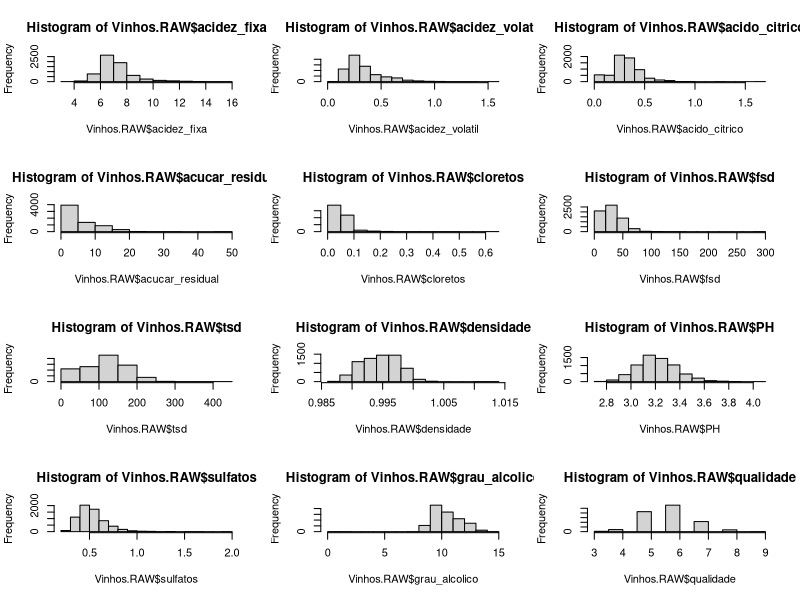
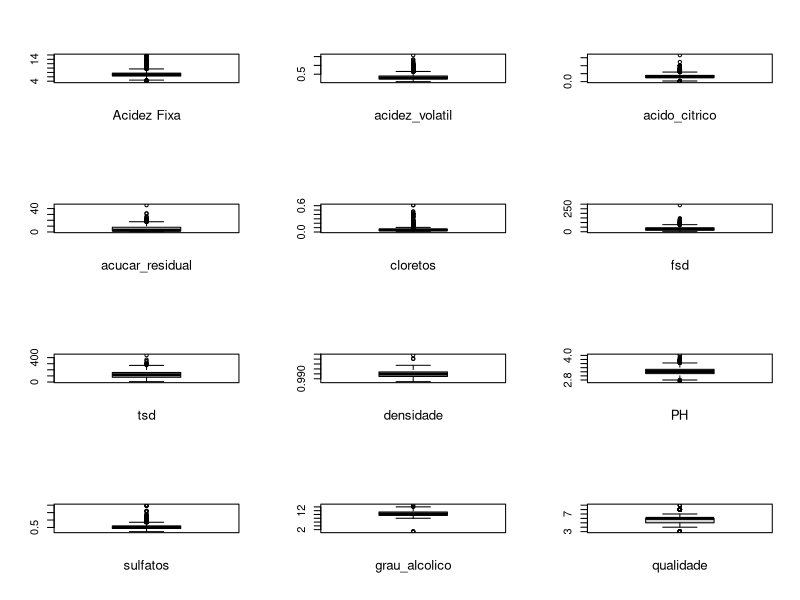
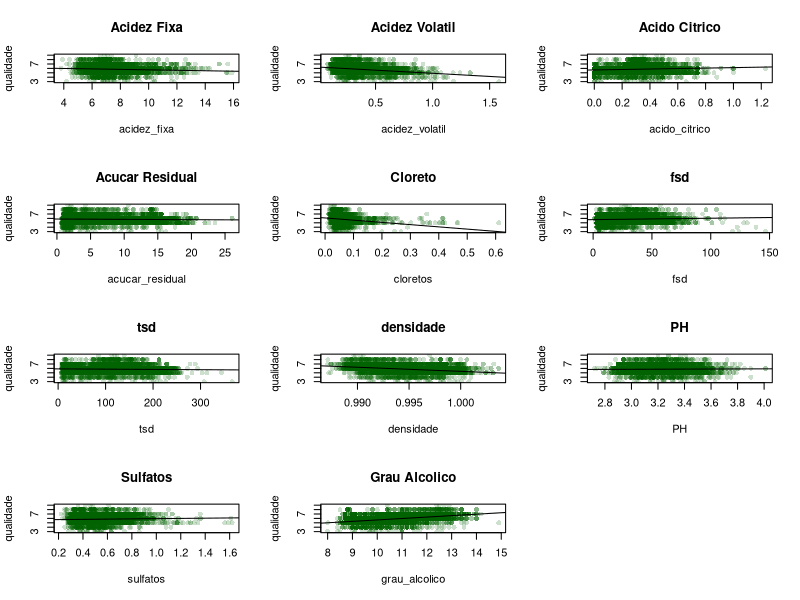
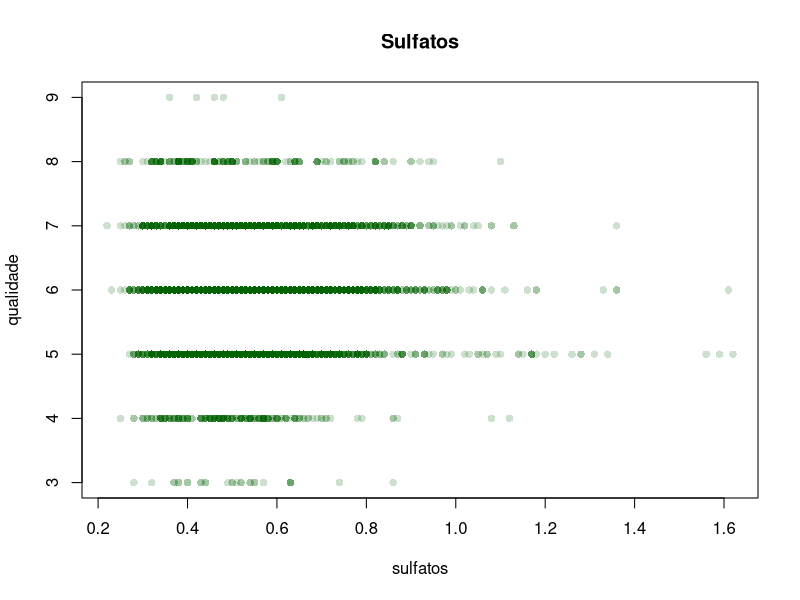
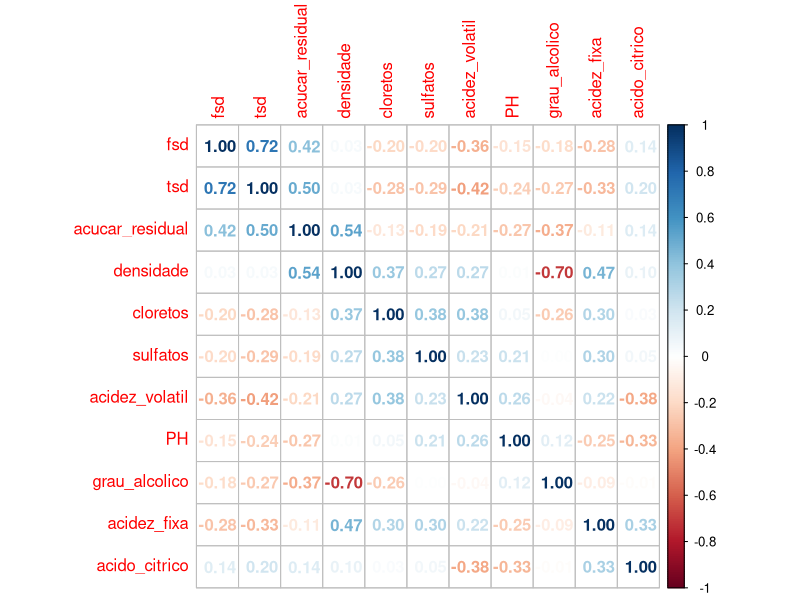
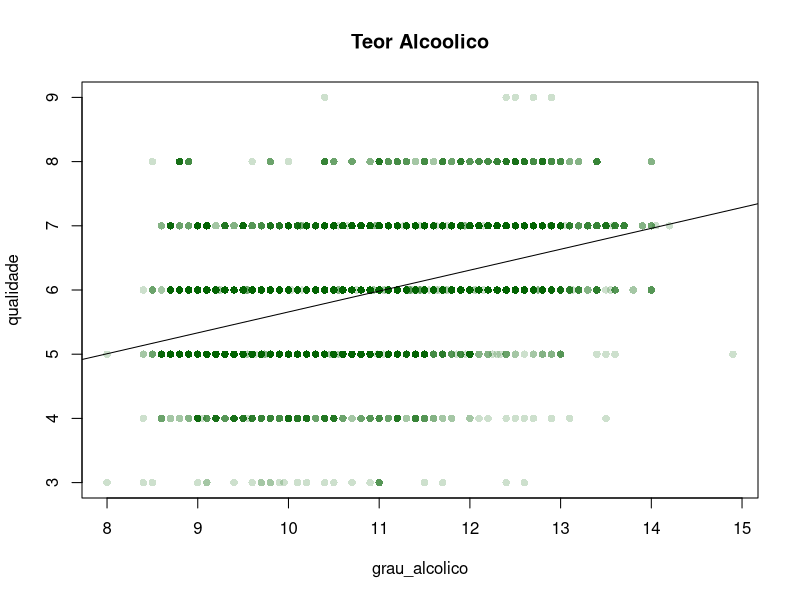
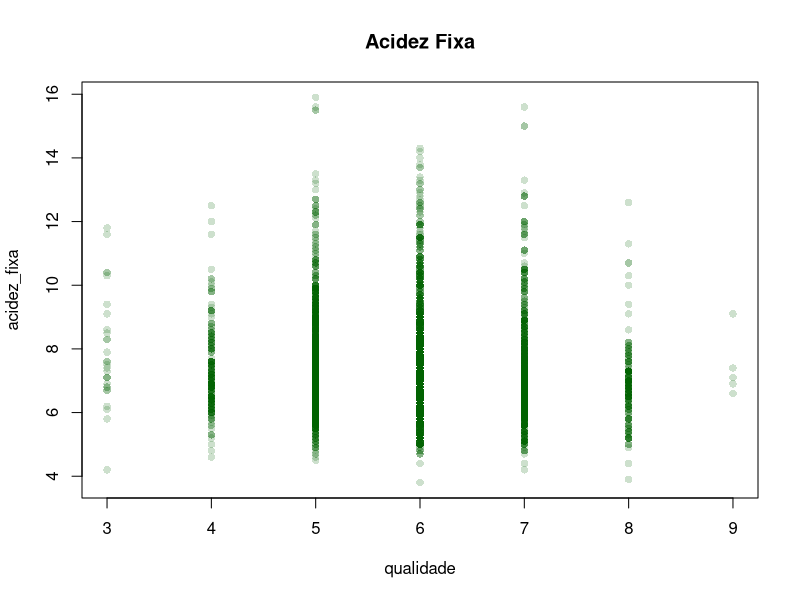
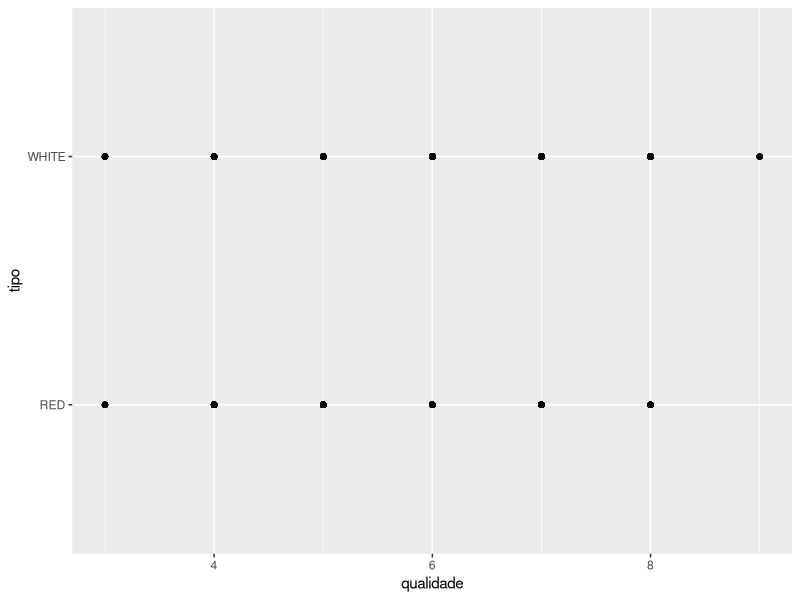

Reproduce these figures in R, in order.



Pacotes_Necessarios <- c("ggplot2","readr","dplyr", "corrgram","corrplot", "plotly","skimr","gridExtra","GGally")
lapply(Pacotes_Necessarios, require, character.only = TRUE)

nome_colunas <- c("id",
                  "acidez_fixa",
                  "acidez_volatil",
                  "acido_citrico",
                  "acucar_residual",
                  "cloretos", 
                  "fsd", 
                  "tsd",
                  "densidade",
                  "PH", 
                  "sulfatos",
                  "grau_alcolico",
                  "qualidade",
                  "tipo")

Vinhos.RAW <- read_csv2("./DataSets/BaseWine_Red_e_White.csv" ,col_names = nome_colunas, skip = 1)



par (mfrow=c(4,3))

hist(Vinhos.RAW$acidez_fixa)
hist(Vinhos.RAW$acidez_volatil)
hist(Vinhos.RAW$acido_citrico)
hist(Vinhos.RAW$acucar_residual)
hist(Vinhos.RAW$cloretos)
hist(Vinhos.RAW$fsd)
hist(Vinhos.RAW$tsd)
hist(Vinhos.RAW$densidade)
hist(Vinhos.RAW$PH)
hist(Vinhos.RAW$sulfatos)
hist(Vinhos.RAW$grau_alcolico)
hist(Vinhos.RAW$qualidade)


par (mfrow=c(4,3))

boxplot(Vinhos.RAW$acidez_fixa)       ; mtext("Acidez Fixa" , cex=0.8, side=1, line=2)
boxplot(Vinhos.RAW$acidez_volatil)    ; mtext("acidez_volatil" , cex=0.8, side=1, line=2)
boxplot(Vinhos.RAW$acido_citrico)     ; mtext("acido_citrico" , cex=0.8, side=1, line=2)
boxplot(Vinhos.RAW$acucar_residual)   ; mtext("acucar_residual" , cex=0.8, side=1, line=2)
boxplot(Vinhos.RAW$cloretos)          ; mtext("cloretos" , cex=0.8, side=1, line=2)
boxplot(Vinhos.RAW$fsd)               ; mtext("fsd" , cex=0.8, side=1, line=2)
boxplot(Vinhos.RAW$tsd)               ; mtext("tsd" , cex=0.8, side=1, line=2)
boxplot(Vinhos.RAW$densidade)         ; mtext("densidade" , cex=0.8, side=1, line=2)
boxplot(Vinhos.RAW$PH)                ; mtext("PH" , cex=0.8, side=1, line=2)
boxplot(Vinhos.RAW$sulfatos)          ; mtext("sulfatos" , cex=0.8, side=1, line=2)
boxplot(Vinhos.RAW$grau_alcolico)     ; mtext("grau_alcolico" , cex=0.8, side=1, line=2)
boxplot(Vinhos.RAW$qualidade)         ; mtext("qualidade" , cex=0.8, side=1, line=2)


#claramente é engano nao existe teor alcolico menor que 11 para vinhos 
boxplot.stats(Vinhos.RAW$grau_alcolico)$out  
vinhos_clean <-subset(Vinhos.RAW,grau_alcolico >2)
vinhos_clean <-subset(vinhos_clean,densidade < 1.01030)
vinhos_clean <-subset(vinhos_clean,id != 385)   #qualidade == 3 & fsd > 250)
vinhos_clean <-subset(vinhos_clean,id != 2488)   #qualidade ==6 & acido_citrico > 1.3) 
vinhos_clean <-subset(vinhos_clean,sulfatos < 1.8) 

#esses prints do infero dão uma visão de como os dados estão distribuidos em relação a variavel qualidade
attach(vinhos_clean)
par (mfrow=c(4,3))
plot(acidez_fixa,qualidade, main="Acidez Fixa", col=rgb(0,100,0,50,maxColorValue=255), pch=16)
abline(lm(qualidade ~ acidez_fixa))
plot(acidez_volatil,qualidade, main="Acidez Volatil", col=rgb(0,100,0,50,maxColorValue=255), pch=16)
abline(lm(qualidade ~ acidez_volatil))
plot(acido_citrico,qualidade, main="Acido Citrico", col=rgb(0,100,0,50,maxColorValue=255), pch=16)
abline(lm(qualidade ~ acido_citrico))
plot(acucar_residual,qualidade, main="Acucar Residual", col=rgb(0,100,0,50,maxColorValue=255), pch=16)
abline(lm(qualidade ~ acucar_residual))
plot(cloretos,qualidade, main="Cloreto", col=rgb(0,100,0,50,maxColorValue=255), pch=16)
abline(lm(qualidade ~ cloretos))
plot(fsd,qualidade, main="fsd", col=rgb(0,100,0,50,maxColorValue=255), pch=16)
abline(lm(qualidade ~ fsd))
plot(tsd,qualidade, main="tsd", col=rgb(0,100,0,50,maxColorValue=255), pch=16)
abline(lm(qualidade ~ tsd))
plot(densidade,qualidade, main="densidade", col=rgb(0,100,0,50,maxColorValue=255), pch=16)
abline(lm(qualidade ~ densidade))
plot(PH,qualidade, main="PH", col=rgb(0,100,0,50,maxColorValue=255), pch=16)
abline(lm(qualidade ~ PH))
plot(sulfatos,qualidade, main="Sulfatos", col=rgb(0,100,0,50,maxColorValue=255), pch=16)
abline(lm(qualidade ~ sulfatos))
plot(grau_alcolico,qualidade, main="Grau Alcolico", col=rgb(0,100,0,50,maxColorValue=255), pch=16)
abline(lm(qualidade ~ grau_alcolico))



summary(vinhos_clean)

boxplot.stats(Vinhos.RAW$acidez_fixa)$out
boxplot.stats(Vinhos.RAW$acidez_volatil)$out 
boxplot.stats(Vinhos.RAW$acido_citrico)$out  
boxplot.stats(Vinhos.RAW$acucar_residual)$out
boxplot.stats(Vinhos.RAW$cloretos)$out       
boxplot.stats(Vinhos.RAW$fsd)$out            
boxplot.stats(Vinhos.RAW$tsd)$out            
boxplot.stats(Vinhos.RAW$densidade)$out      
boxplot.stats(Vinhos.RAW$PH)$out             
boxplot.stats(Vinhos.RAW$sulfatos)$out       



par (mfrow=c(1,1))
plot(sulfatos,qualidade, main="Sulfatos", col=rgb(0,100,0,50,maxColorValue=255), pch=16)


mat_cor <-cor(vinhos_clean[2:12])
corrplot::corrplot(mat_cor, method="number", order="hclust")




par (mfrow=c(1,1))
plot(grau_alcolico,qualidade, main="Teor Alcoolico", col=rgb(0,100,0,50,maxColorValue=255), pch=16)
abline(lm(qualidade ~ grau_alcolico))

plot(qualidade,acidez_fixa, main="Acidez Fixa", col=rgb(0,100,0,50,maxColorValue=255), pch=16)


ggplot(data = vinhos_clean, mapping = aes(x = qualidade  , y = tipo )) + 
  geom_point()


ggplot(data = vinhos_clean, mapping = aes(x = tipo, y = qualidade)) +  geom_boxplot()
ggplot(data = vinhos_clean) +   geom_point(mapping = aes(x = grau_alcolico, y = densidade), alpha = 1 / 100)
ggplot(data = vinhos_clean) +  geom_hex(mapping = aes(x = grau_alcolico, y = densidade))
